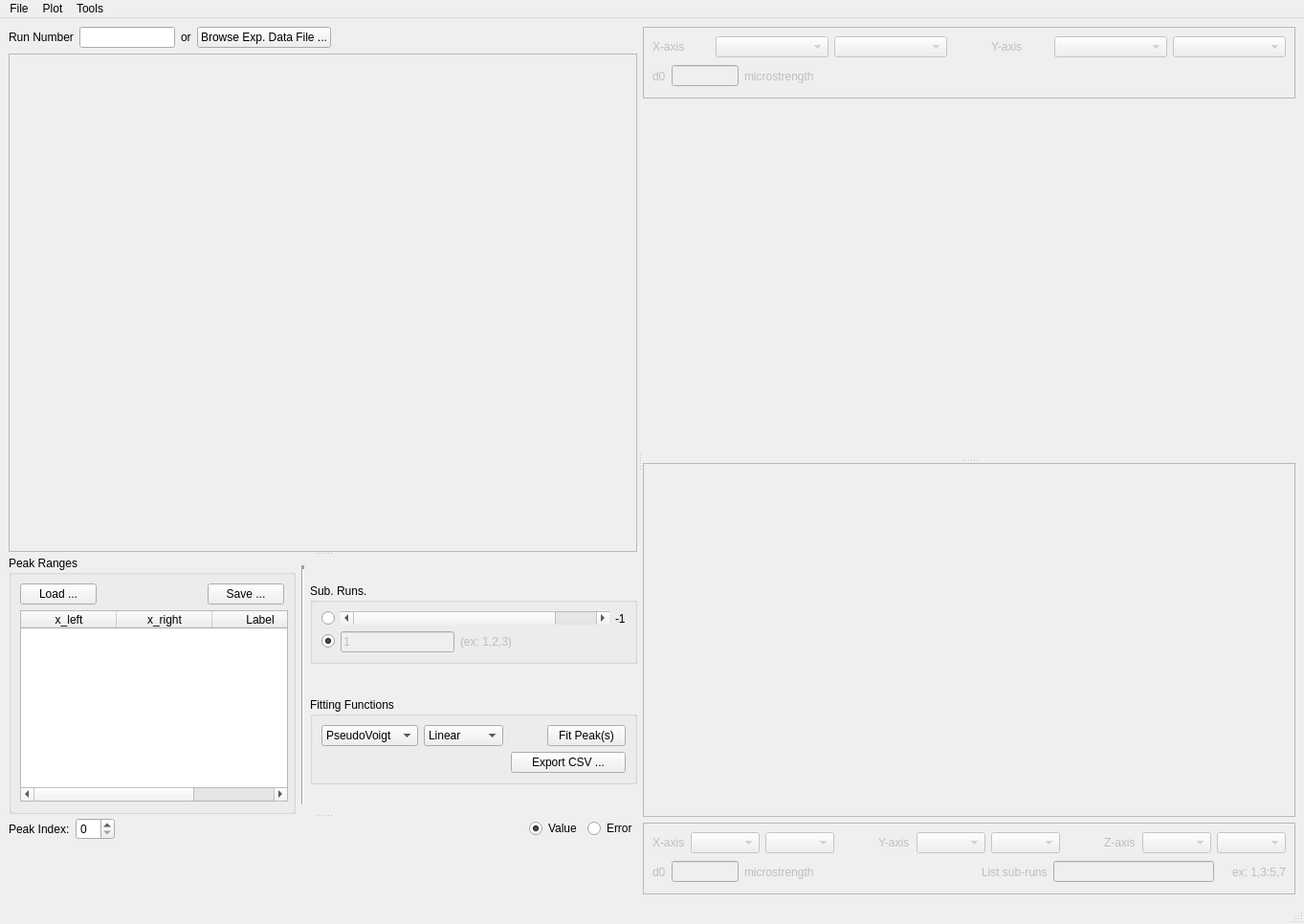
<?xml version="1.0" encoding="UTF-8"?>
<ui version="4.0">
 <class>MainWindow</class>
 <widget class="QMainWindow" name="MainWindow">
  <property name="geometry">
   <rect>
    <x>0</x>
    <y>0</y>
    <width>1363</width>
    <height>966</height>
   </rect>
  </property>
  <property name="windowTitle">
   <string>MainWindow</string>
  </property>
  <widget class="QWidget" name="centralwidget">
   <layout class="QVBoxLayout" name="verticalLayout_6">
    <item>
     <widget class="QSplitter" name="splitter_4">
      <property name="orientation">
       <enum>Qt::Horizontal</enum>
      </property>
      <property name="handleWidth">
       <number>6</number>
      </property>
      <property name="childrenCollapsible">
       <bool>true</bool>
      </property>
      <widget class="QSplitter" name="splitter_2">
       <property name="orientation">
        <enum>Qt::Vertical</enum>
       </property>
       <property name="childrenCollapsible">
        <bool>true</bool>
       </property>
       <widget class="QSplitter" name="splitter">
        <property name="enabled">
         <bool>true</bool>
        </property>
        <property name="orientation">
         <enum>Qt::Vertical</enum>
        </property>
        <property name="opaqueResize">
         <bool>true</bool>
        </property>
        <property name="childrenCollapsible">
         <bool>true</bool>
        </property>
        <widget class="QWidget" name="layoutWidget">
         <layout class="QVBoxLayout" name="verticalLayout">
          <item>
           <layout class="QHBoxLayout" name="horizontalLayout_2">
            <item>
             <widget class="QLabel" name="label_2">
              <property name="text">
               <string>Run Number</string>
              </property>
             </widget>
            </item>
            <item>
             <widget class="QLineEdit" name="lineEdit_run_number">
              <property name="minimumSize">
               <size>
                <width>100</width>
                <height>0</height>
               </size>
              </property>
              <property name="maximumSize">
               <size>
                <width>100</width>
                <height>16777215</height>
               </size>
              </property>
             </widget>
            </item>
            <item>
             <widget class="QLabel" name="label">
              <property name="text">
               <string>or</string>
              </property>
             </widget>
            </item>
            <item>
             <widget class="QPushButton" name="pushButton_browseHDF">
              <property name="text">
               <string>Browse Exp. Data File ...</string>
              </property>
             </widget>
            </item>
            <item>
             <spacer name="horizontalSpacer_7">
              <property name="orientation">
               <enum>Qt::Horizontal</enum>
              </property>
              <property name="sizeHint" stdset="0">
               <size>
                <width>40</width>
                <height>20</height>
               </size>
              </property>
             </spacer>
            </item>
           </layout>
          </item>
          <item>
           <layout class="QHBoxLayout" name="horizontalLayout_3"/>
          </item>
          <item>
           <widget class="QFrame" name="frame_PeakView">
            <property name="sizePolicy">
             <sizepolicy hsizetype="Preferred" vsizetype="Expanding">
              <horstretch>0</horstretch>
              <verstretch>0</verstretch>
             </sizepolicy>
            </property>
            <property name="frameShape">
             <enum>QFrame::StyledPanel</enum>
            </property>
            <property name="frameShadow">
             <enum>QFrame::Raised</enum>
            </property>
           </widget>
          </item>
         </layout>
        </widget>
        <widget class="QWidget" name="layoutWidget">
         <layout class="QVBoxLayout" name="verticalLayout_3">
          <property name="sizeConstraint">
           <enum>QLayout::SetMaximumSize</enum>
          </property>
          <item>
           <layout class="QHBoxLayout" name="horizontalLayout_10">
            <item>
             <widget class="QGroupBox" name="groupBox_peak_ranges">
              <property name="minimumSize">
               <size>
                <width>300</width>
                <height>270</height>
               </size>
              </property>
              <property name="maximumSize">
               <size>
                <width>300</width>
                <height>270</height>
               </size>
              </property>
              <property name="title">
               <string>Peak Ranges</string>
              </property>
              <layout class="QVBoxLayout" name="verticalLayout_10">
               <item>
                <layout class="QHBoxLayout" name="horizontalLayout_14">
                 <item>
                  <widget class="QPushButton" name="pushButton_load_peak_range">
                   <property name="text">
                    <string>Load ...</string>
                   </property>
                  </widget>
                 </item>
                 <item>
                  <spacer name="horizontalSpacer_4">
                   <property name="orientation">
                    <enum>Qt::Horizontal</enum>
                   </property>
                   <property name="sizeHint" stdset="0">
                    <size>
                     <width>40</width>
                     <height>20</height>
                    </size>
                   </property>
                  </spacer>
                 </item>
                 <item>
                  <widget class="QPushButton" name="pushButton_save_peak_range">
                   <property name="text">
                    <string>Save ...</string>
                   </property>
                  </widget>
                 </item>
                </layout>
               </item>
               <item>
                <widget class="QTableWidget" name="peak_range_table">
                 <property name="minimumSize">
                  <size>
                   <width>280</width>
                   <height>200</height>
                  </size>
                 </property>
                 <property name="maximumSize">
                  <size>
                   <width>280</width>
                   <height>200</height>
                  </size>
                 </property>
                 <property name="alternatingRowColors">
                  <bool>true</bool>
                 </property>
                 <property name="selectionMode">
                  <enum>QAbstractItemView::SingleSelection</enum>
                 </property>
                 <property name="selectionBehavior">
                  <enum>QAbstractItemView::SelectItems</enum>
                 </property>
                 <attribute name="horizontalHeaderStretchLastSection">
                  <bool>true</bool>
                 </attribute>
                 <column>
                  <property name="text">
                   <string>x_left</string>
                  </property>
                 </column>
                 <column>
                  <property name="text">
                   <string>x_right</string>
                  </property>
                 </column>
                 <column>
                  <property name="text">
                   <string>Label</string>
                  </property>
                 </column>
                </widget>
               </item>
              </layout>
             </widget>
            </item>
            <item>
             <widget class="Line" name="line">
              <property name="minimumSize">
               <size>
                <width>0</width>
                <height>200</height>
               </size>
              </property>
              <property name="maximumSize">
               <size>
                <width>16777215</width>
                <height>250</height>
               </size>
              </property>
              <property name="lineWidth">
               <number>4</number>
              </property>
              <property name="orientation">
               <enum>Qt::Vertical</enum>
              </property>
             </widget>
            </item>
            <item>
             <layout class="QVBoxLayout" name="verticalLayout_13">
              <item>
               <widget class="QGroupBox" name="groupBox_SubRuns">
                <property name="sizePolicy">
                 <sizepolicy hsizetype="Preferred" vsizetype="Fixed">
                  <horstretch>0</horstretch>
                  <verstretch>0</verstretch>
                 </sizepolicy>
                </property>
                <property name="title">
                 <string>Sub. Runs.</string>
                </property>
                <layout class="QGridLayout" name="gridLayout_6">
                 <item row="0" column="0">
                  <widget class="QRadioButton" name="radioButton_individualSubRuns">
                   <property name="text">
                    <string/>
                   </property>
                   <property name="checked">
                    <bool>false</bool>
                   </property>
                  </widget>
                 </item>
                 <item row="0" column="1">
                  <layout class="QHBoxLayout" name="horizontalLayout_7">
                   <item>
                    <widget class="QScrollBar" name="horizontalScrollBar_SubRuns">
                     <property name="sizePolicy">
                      <sizepolicy hsizetype="Expanding" vsizetype="Fixed">
                       <horstretch>0</horstretch>
                       <verstretch>0</verstretch>
                      </sizepolicy>
                     </property>
                     <property name="maximumSize">
                      <size>
                       <width>16777215</width>
                       <height>16777215</height>
                      </size>
                     </property>
                     <property name="maximum">
                      <number>2</number>
                     </property>
                     <property name="orientation">
                      <enum>Qt::Horizontal</enum>
                     </property>
                    </widget>
                   </item>
                   <item>
                    <widget class="QLabel" name="label_SubRunsValue">
                     <property name="text">
                      <string>-1</string>
                     </property>
                    </widget>
                   </item>
                  </layout>
                 </item>
                 <item row="1" column="0">
                  <widget class="QRadioButton" name="radioButton_listSubRuns">
                   <property name="text">
                    <string/>
                   </property>
                   <property name="checked">
                    <bool>true</bool>
                   </property>
                  </widget>
                 </item>
                 <item row="1" column="1">
                  <layout class="QHBoxLayout" name="horizontalLayout_6">
                   <item>
                    <widget class="QLineEdit" name="lineEdit_listSubRuns">
                     <property name="enabled">
                      <bool>false</bool>
                     </property>
                     <property name="text">
                      <string>1</string>
                     </property>
                    </widget>
                   </item>
                   <item>
                    <widget class="QLabel" name="label_listSubRunsHelp">
                     <property name="enabled">
                      <bool>false</bool>
                     </property>
                     <property name="text">
                      <string>(ex: 1,2,3)</string>
                     </property>
                    </widget>
                   </item>
                   <item>
                    <spacer name="horizontalSpacer_10">
                     <property name="orientation">
                      <enum>Qt::Horizontal</enum>
                     </property>
                     <property name="sizeHint" stdset="0">
                      <size>
                       <width>40</width>
                       <height>20</height>
                      </size>
                     </property>
                    </spacer>
                   </item>
                  </layout>
                 </item>
                </layout>
               </widget>
              </item>
              <item>
               <widget class="QGroupBox" name="groupBox_FittingFunctions">
                <property name="sizePolicy">
                 <sizepolicy hsizetype="Preferred" vsizetype="Fixed">
                  <horstretch>0</horstretch>
                  <verstretch>0</verstretch>
                 </sizepolicy>
                </property>
                <property name="title">
                 <string>Fitting Functions</string>
                </property>
                <layout class="QVBoxLayout" name="verticalLayout_4">
                 <item>
                  <layout class="QHBoxLayout" name="horizontalLayout_8">
                   <item>
                    <widget class="QComboBox" name="comboBox_peakType">
                     <property name="toolTip">
                      <string>&lt;html&gt;&lt;head/&gt;&lt;body&gt;&lt;p&gt;Peak types&lt;/p&gt;&lt;p&gt;&lt;br/&gt;&lt;/p&gt;&lt;/body&gt;&lt;/html&gt;</string>
                     </property>
                     <item>
                      <property name="text">
                       <string>PseudoVoigt</string>
                      </property>
                     </item>
                     <item>
                      <property name="text">
                       <string>Gaussian</string>
                      </property>
                     </item>
                     <item>
                      <property name="text">
                       <string>Voigt</string>
                      </property>
                     </item>
                    </widget>
                   </item>
                   <item>
                    <widget class="QComboBox" name="comboBox_backgroundType">
                     <item>
                      <property name="text">
                       <string>Linear</string>
                      </property>
                     </item>
                     <item>
                      <property name="text">
                       <string>Flat</string>
                      </property>
                     </item>
                     <item>
                      <property name="text">
                       <string>Quadratic</string>
                      </property>
                     </item>
                    </widget>
                   </item>
                   <item>
                    <spacer name="horizontalSpacer_2">
                     <property name="orientation">
                      <enum>Qt::Horizontal</enum>
                     </property>
                     <property name="sizeType">
                      <enum>QSizePolicy::Minimum</enum>
                     </property>
                     <property name="sizeHint" stdset="0">
                      <size>
                       <width>40</width>
                       <height>20</height>
                      </size>
                     </property>
                    </spacer>
                   </item>
                   <item>
                    <widget class="QPushButton" name="pushButton_FitPeaks">
                     <property name="text">
                      <string>Fit Peak(s)</string>
                     </property>
                    </widget>
                   </item>
                  </layout>
                 </item>
                 <item>
                  <layout class="QHBoxLayout" name="horizontalLayout_9">
                   <item>
                    <spacer name="horizontalSpacer_12">
                     <property name="orientation">
                      <enum>Qt::Horizontal</enum>
                     </property>
                     <property name="sizeHint" stdset="0">
                      <size>
                       <width>40</width>
                       <height>20</height>
                      </size>
                     </property>
                    </spacer>
                   </item>
                   <item>
                    <widget class="QPushButton" name="pushButton_exportCSV">
                     <property name="minimumSize">
                      <size>
                       <width>120</width>
                       <height>0</height>
                      </size>
                     </property>
                     <property name="maximumSize">
                      <size>
                       <width>120</width>
                       <height>16777215</height>
                      </size>
                     </property>
                     <property name="text">
                      <string>Export CSV ...</string>
                     </property>
                    </widget>
                   </item>
                  </layout>
                 </item>
                </layout>
               </widget>
              </item>
             </layout>
            </item>
           </layout>
          </item>
         </layout>
        </widget>
       </widget>
       <widget class="QWidget" name="layoutWidget">
        <layout class="QVBoxLayout" name="verticalLayout_2">
         <property name="sizeConstraint">
          <enum>QLayout::SetMaximumSize</enum>
         </property>
         <item>
          <layout class="QHBoxLayout" name="horizontalLayout_4">
           <item>
            <layout class="QHBoxLayout" name="horizontalLayout">
             <item>
              <widget class="QLabel" name="label_3">
               <property name="text">
                <string>Peak Index:</string>
               </property>
              </widget>
             </item>
             <item>
              <widget class="QSpinBox" name="spinBox_peak_index"/>
             </item>
            </layout>
           </item>
           <item>
            <spacer name="horizontalSpacer_8">
             <property name="orientation">
              <enum>Qt::Horizontal</enum>
             </property>
             <property name="sizeHint" stdset="0">
              <size>
               <width>40</width>
               <height>20</height>
              </size>
             </property>
            </spacer>
           </item>
           <item>
            <widget class="QRadioButton" name="radioButton_fit_value">
             <property name="text">
              <string>Value</string>
             </property>
             <property name="checked">
              <bool>true</bool>
             </property>
            </widget>
           </item>
           <item>
            <widget class="QRadioButton" name="radioButton_fit_error">
             <property name="text">
              <string>Error</string>
             </property>
            </widget>
           </item>
          </layout>
         </item>
         <item>
          <widget class="QFrame" name="tableView_fitSummary_frame">
           <property name="sizePolicy">
            <sizepolicy hsizetype="Preferred" vsizetype="Expanding">
             <horstretch>0</horstretch>
             <verstretch>0</verstretch>
            </sizepolicy>
           </property>
           <property name="toolTip">
            <string>&lt;html&gt;&lt;head/&gt;&lt;body&gt;&lt;p&gt;Peak fit result&lt;/p&gt;&lt;/body&gt;&lt;/html&gt;</string>
           </property>
          </widget>
         </item>
        </layout>
       </widget>
      </widget>
      <widget class="QSplitter" name="splitter_3">
       <property name="orientation">
        <enum>Qt::Vertical</enum>
       </property>
       <property name="handleWidth">
        <number>10</number>
       </property>
       <property name="childrenCollapsible">
        <bool>false</bool>
       </property>
       <widget class="QWidget" name="layoutWidget">
        <layout class="QVBoxLayout" name="verticalLayout_5">
         <item>
          <layout class="QGridLayout" name="gridLayout_2">
           <item row="2" column="0">
            <widget class="QSplitter" name="splitter_5">
             <property name="orientation">
              <enum>Qt::Vertical</enum>
             </property>
             <widget class="QWidget" name="layoutWidget_2">
              <layout class="QVBoxLayout" name="verticalLayout_7">
               <item>
                <widget class="QFrame" name="frame_1dplot">
                 <property name="enabled">
                  <bool>false</bool>
                 </property>
                 <property name="sizePolicy">
                  <sizepolicy hsizetype="Preferred" vsizetype="Fixed">
                   <horstretch>0</horstretch>
                   <verstretch>0</verstretch>
                  </sizepolicy>
                 </property>
                 <property name="minimumSize">
                  <size>
                   <width>0</width>
                   <height>75</height>
                  </size>
                 </property>
                 <property name="maximumSize">
                  <size>
                   <width>16777215</width>
                   <height>75</height>
                  </size>
                 </property>
                 <property name="frameShape">
                  <enum>QFrame::StyledPanel</enum>
                 </property>
                 <property name="frameShadow">
                  <enum>QFrame::Raised</enum>
                 </property>
                 <layout class="QVBoxLayout" name="verticalLayout_11">
                  <item>
                   <layout class="QHBoxLayout" name="horizontalLayout_11">
                    <item>
                     <widget class="QLabel" name="label_5">
                      <property name="sizePolicy">
                       <sizepolicy hsizetype="Minimum" vsizetype="Preferred">
                        <horstretch>0</horstretch>
                        <verstretch>0</verstretch>
                       </sizepolicy>
                      </property>
                      <property name="maximumSize">
                       <size>
                        <width>60</width>
                        <height>16777215</height>
                       </size>
                      </property>
                      <property name="text">
                       <string>X-axis</string>
                      </property>
                     </widget>
                    </item>
                    <item>
                     <widget class="QComboBox" name="comboBox_xaxisNames"/>
                    </item>
                    <item>
                     <widget class="QComboBox" name="plot1d_xaxis_peak_label_comboBox"/>
                    </item>
                    <item>
                     <spacer name="horizontalSpacer_5">
                      <property name="orientation">
                       <enum>Qt::Horizontal</enum>
                      </property>
                      <property name="sizeType">
                       <enum>QSizePolicy::Ignored</enum>
                      </property>
                      <property name="sizeHint" stdset="0">
                       <size>
                        <width>40</width>
                        <height>20</height>
                       </size>
                      </property>
                     </spacer>
                    </item>
                    <item>
                     <widget class="QLabel" name="label_6">
                      <property name="sizePolicy">
                       <sizepolicy hsizetype="Minimum" vsizetype="Preferred">
                        <horstretch>0</horstretch>
                        <verstretch>0</verstretch>
                       </sizepolicy>
                      </property>
                      <property name="maximumSize">
                       <size>
                        <width>60</width>
                        <height>16777215</height>
                       </size>
                      </property>
                      <property name="text">
                       <string>Y-axis</string>
                      </property>
                     </widget>
                    </item>
                    <item>
                     <widget class="QComboBox" name="comboBox_yaxisNames"/>
                    </item>
                    <item>
                     <widget class="QComboBox" name="plot1d_yaxis_peak_label_comboBox"/>
                    </item>
                   </layout>
                  </item>
                  <item>
                   <layout class="QHBoxLayout" name="horizontalLayout_12">
                    <item>
                     <widget class="QLabel" name="label_d01d">
                      <property name="text">
                       <string>d0</string>
                      </property>
                     </widget>
                    </item>
                    <item>
                     <widget class="QLineEdit" name="lineEdit_d01d">
                      <property name="minimumSize">
                       <size>
                        <width>70</width>
                        <height>0</height>
                       </size>
                      </property>
                      <property name="maximumSize">
                       <size>
                        <width>70</width>
                        <height>16777215</height>
                       </size>
                      </property>
                     </widget>
                    </item>
                    <item>
                     <widget class="QLabel" name="label_d0units1d">
                      <property name="text">
                       <string>microstrength</string>
                      </property>
                     </widget>
                    </item>
                    <item>
                     <spacer name="horizontalSpacer">
                      <property name="orientation">
                       <enum>Qt::Horizontal</enum>
                      </property>
                      <property name="sizeHint" stdset="0">
                       <size>
                        <width>40</width>
                        <height>20</height>
                       </size>
                      </property>
                     </spacer>
                    </item>
                   </layout>
                  </item>
                 </layout>
                </widget>
               </item>
               <item>
                <widget class="QFrame" name="graphicsView_fitResult_frame">
                 <property name="sizePolicy">
                  <sizepolicy hsizetype="Preferred" vsizetype="Expanding">
                   <horstretch>0</horstretch>
                   <verstretch>0</verstretch>
                  </sizepolicy>
                 </property>
                 <property name="toolTip">
                  <string>&lt;html&gt;&lt;head/&gt;&lt;body&gt;&lt;p&gt;Single peak fit&lt;/p&gt;&lt;/body&gt;&lt;/html&gt;</string>
                 </property>
                </widget>
               </item>
              </layout>
             </widget>
             <widget class="QWidget" name="layoutWidget_3">
              <layout class="QVBoxLayout" name="verticalLayout_8">
               <item>
                <widget class="QFrame" name="graphicsView_2dPlot_frame">
                 <property name="frameShape">
                  <enum>QFrame::StyledPanel</enum>
                 </property>
                 <property name="frameShadow">
                  <enum>QFrame::Raised</enum>
                 </property>
                </widget>
               </item>
               <item>
                <widget class="QFrame" name="frame_2dplot">
                 <property name="enabled">
                  <bool>false</bool>
                 </property>
                 <property name="sizePolicy">
                  <sizepolicy hsizetype="Preferred" vsizetype="Fixed">
                   <horstretch>0</horstretch>
                   <verstretch>0</verstretch>
                  </sizepolicy>
                 </property>
                 <property name="minimumSize">
                  <size>
                   <width>0</width>
                   <height>75</height>
                  </size>
                 </property>
                 <property name="maximumSize">
                  <size>
                   <width>16777215</width>
                   <height>75</height>
                  </size>
                 </property>
                 <property name="frameShape">
                  <enum>QFrame::StyledPanel</enum>
                 </property>
                 <property name="frameShadow">
                  <enum>QFrame::Raised</enum>
                 </property>
                 <layout class="QVBoxLayout" name="verticalLayout_9">
                  <item>
                   <layout class="QHBoxLayout" name="horizontalLayout_5">
                    <item>
                     <widget class="QLabel" name="label_9">
                      <property name="sizePolicy">
                       <sizepolicy hsizetype="Minimum" vsizetype="Preferred">
                        <horstretch>0</horstretch>
                        <verstretch>0</verstretch>
                       </sizepolicy>
                      </property>
                      <property name="maximumSize">
                       <size>
                        <width>60</width>
                        <height>16777215</height>
                       </size>
                      </property>
                      <property name="text">
                       <string>X-axis</string>
                      </property>
                     </widget>
                    </item>
                    <item>
                     <widget class="QComboBox" name="comboBox_xaxisNames_2dplot"/>
                    </item>
                    <item>
                     <widget class="QComboBox" name="plot2d_xaxis_peak_label_comboBox"/>
                    </item>
                    <item>
                     <spacer name="horizontalSpacer_11">
                      <property name="orientation">
                       <enum>Qt::Horizontal</enum>
                      </property>
                      <property name="sizeType">
                       <enum>QSizePolicy::Ignored</enum>
                      </property>
                      <property name="sizeHint" stdset="0">
                       <size>
                        <width>40</width>
                        <height>20</height>
                       </size>
                      </property>
                     </spacer>
                    </item>
                    <item>
                     <widget class="QLabel" name="label_10">
                      <property name="sizePolicy">
                       <sizepolicy hsizetype="Minimum" vsizetype="Preferred">
                        <horstretch>0</horstretch>
                        <verstretch>0</verstretch>
                       </sizepolicy>
                      </property>
                      <property name="maximumSize">
                       <size>
                        <width>60</width>
                        <height>16777215</height>
                       </size>
                      </property>
                      <property name="text">
                       <string>Y-axis</string>
                      </property>
                     </widget>
                    </item>
                    <item>
                     <widget class="QComboBox" name="comboBox_yaxisNames_2dplot"/>
                    </item>
                    <item>
                     <widget class="QComboBox" name="plot2d_yaxis_peak_label_comboBox"/>
                    </item>
                    <item>
                     <spacer name="horizontalSpacer_13">
                      <property name="orientation">
                       <enum>Qt::Horizontal</enum>
                      </property>
                      <property name="sizeType">
                       <enum>QSizePolicy::Ignored</enum>
                      </property>
                      <property name="sizeHint" stdset="0">
                       <size>
                        <width>40</width>
                        <height>20</height>
                       </size>
                      </property>
                     </spacer>
                    </item>
                    <item>
                     <widget class="QLabel" name="label_12">
                      <property name="sizePolicy">
                       <sizepolicy hsizetype="Minimum" vsizetype="Preferred">
                        <horstretch>0</horstretch>
                        <verstretch>0</verstretch>
                       </sizepolicy>
                      </property>
                      <property name="maximumSize">
                       <size>
                        <width>60</width>
                        <height>16777215</height>
                       </size>
                      </property>
                      <property name="text">
                       <string>Z-axis</string>
                      </property>
                     </widget>
                    </item>
                    <item>
                     <widget class="QComboBox" name="comboBox_zaxisNames_2dplot"/>
                    </item>
                    <item>
                     <widget class="QComboBox" name="plot2d_zaxis_peak_label_comboBox"/>
                    </item>
                   </layout>
                  </item>
                  <item>
                   <layout class="QHBoxLayout" name="horizontalLayout_13">
                    <item>
                     <widget class="QLabel" name="label_d02d">
                      <property name="text">
                       <string>d0</string>
                      </property>
                     </widget>
                    </item>
                    <item>
                     <widget class="QLineEdit" name="lineEdit_d02d">
                      <property name="minimumSize">
                       <size>
                        <width>70</width>
                        <height>0</height>
                       </size>
                      </property>
                      <property name="maximumSize">
                       <size>
                        <width>70</width>
                        <height>16777215</height>
                       </size>
                      </property>
                     </widget>
                    </item>
                    <item>
                     <widget class="QLabel" name="label_d0units2d">
                      <property name="text">
                       <string>microstrength</string>
                      </property>
                     </widget>
                    </item>
                    <item>
                     <spacer name="horizontalSpacer_3">
                      <property name="orientation">
                       <enum>Qt::Horizontal</enum>
                      </property>
                      <property name="sizeHint" stdset="0">
                       <size>
                        <width>40</width>
                        <height>20</height>
                       </size>
                      </property>
                     </spacer>
                    </item>
                    <item>
                     <widget class="QLabel" name="label_16">
                      <property name="text">
                       <string>List sub-runs</string>
                      </property>
                     </widget>
                    </item>
                    <item>
                     <widget class="QLineEdit" name="lineEdit_subruns_2dplot"/>
                    </item>
                    <item>
                     <widget class="QLabel" name="listsubruns_warning_icon">
                      <property name="text">
                       <string/>
                      </property>
                     </widget>
                    </item>
                    <item>
                     <widget class="QLabel" name="label_15">
                      <property name="text">
                       <string>ex: 1,3:5,7</string>
                      </property>
                     </widget>
                    </item>
                   </layout>
                  </item>
                 </layout>
                </widget>
               </item>
              </layout>
             </widget>
            </widget>
           </item>
          </layout>
         </item>
        </layout>
       </widget>
      </widget>
     </widget>
    </item>
   </layout>
  </widget>
  <widget class="QMenuBar" name="menubar">
   <property name="geometry">
    <rect>
     <x>0</x>
     <y>0</y>
     <width>1363</width>
     <height>22</height>
    </rect>
   </property>
   <widget class="QMenu" name="menuFile">
    <property name="title">
     <string>File</string>
    </property>
    <addaction name="actionSave"/>
    <addaction name="actionSaveAs"/>
    <addaction name="separator"/>
    <addaction name="actionQuit"/>
   </widget>
   <widget class="QMenu" name="menuPlot">
    <property name="title">
     <string>Plot</string>
    </property>
    <addaction name="action_launchPlotControl"/>
   </widget>
   <widget class="QMenu" name="menuTools">
    <property name="title">
     <string>Tools</string>
    </property>
    <addaction name="actionAdvanced_Peak_Fit_Settings"/>
    <addaction name="actionQuick_Fit_Result_Check"/>
   </widget>
   <addaction name="menuFile"/>
   <addaction name="menuPlot"/>
   <addaction name="menuTools"/>
  </widget>
  <widget class="QStatusBar" name="statusbar"/>
  <action name="actionQuit">
   <property name="text">
    <string>Quit</string>
   </property>
   <property name="shortcut">
    <string>Ctrl+Q</string>
   </property>
  </action>
  <action name="action_launchPlotControl">
   <property name="text">
    <string>More Options ... ...</string>
   </property>
  </action>
  <action name="actionSaveAs">
   <property name="text">
    <string>Save As ...</string>
   </property>
  </action>
  <action name="actionSave">
   <property name="text">
    <string>Save</string>
   </property>
  </action>
  <action name="actionQuick_Fit_Result_Check">
   <property name="text">
    <string>Quick Fit Result Check</string>
   </property>
  </action>
  <action name="actionAdvanced_Peak_Fit_Settings">
   <property name="text">
    <string>Advanced Peak Fit Settings</string>
   </property>
  </action>
 </widget>
 <resources>
  <include location="../../icons/icons.qrc"/>
 </resources>
 <connections/>
</ui>
